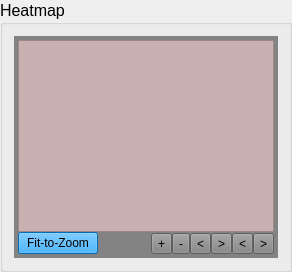
                <widget class="QGroupBox" name="heatmap_data1">
                 <property name="font">
                  <font>
                   <pointsize>12</pointsize>
                   <bold>false</bold>
                  </font>
                 </property>
                 <property name="title">
                  <string>Heatmap</string>
                 </property>
                 <layout class="QGridLayout" name="gridLayout_87">
                  <item row="1" column="0">
                   <widget class="QFrame" name="frame_28">
                    <property name="enabled">
                     <bool>true</bool>
                    </property>
                    <property name="minimumSize">
                     <size>
                      <width>0</width>
                      <height>200</height>
                     </size>
                    </property>
                    <property name="styleSheet">
                     <string notr="true">border-color: rgb(170, 170, 170);
background-color: rgb(131, 131, 131);
</string>
                    </property>
                    <property name="frameShape">
                     <enum>QFrame::NoFrame</enum>
                    </property>
                    <layout class="QGridLayout" name="gridLayout_88">
                     <property name="leftMargin">
                      <number>4</number>
                     </property>
                     <property name="topMargin">
                      <number>4</number>
                     </property>
                     <property name="rightMargin">
                      <number>4</number>
                     </property>
                     <property name="bottomMargin">
                      <number>4</number>
                     </property>
                     <property name="spacing">
                      <number>0</number>
                     </property>
                     <item row="0" column="0" colspan="8">
                      <widget class="QVTKRenderWindowInteractor" name="vtkWidget_data13">
                       <property name="enabled">
                        <bool>true</bool>
                       </property>
                       <property name="styleSheet">
                        <string notr="true">background-color: rgb(200, 177, 176);</string>
                       </property>
                      </widget>
                     </item>
                     <item row="1" column="0" rowspan="2">
                      <widget class="QPushButton" name="fit_to_zoom_data13">
                       <property name="enabled">
                        <bool>true</bool>
                       </property>
                       <property name="styleSheet">
                        <string notr="true">
background-color: rgb(0, 153, 255);</string>
                       </property>
                       <property name="text">
                        <string>Fit-to-Zoom</string>
                       </property>
                       <property name="autoDefault">
                        <bool>false</bool>
                       </property>
                       <property name="default">
                        <bool>false</bool>
                       </property>
                       <property name="flat">
                        <bool>false</bool>
                       </property>
                      </widget>
                     </item>
                     <item row="2" column="7">
                      <layout class="QHBoxLayout" name="horizontalLayout_23">
                       <item>
                        <widget class="QToolButton" name="go_down_data13">
                         <property name="enabled">
                          <bool>true</bool>
                         </property>
                         <property name="text">
                          <string>&lt;</string>
                         </property>
                         <property name="icon">
                          <iconset theme="QIcon::ThemeIcon::GoDown"/>
                         </property>
                        </widget>
                       </item>
                       <item>
                        <widget class="QToolButton" name="go_up_data13">
                         <property name="enabled">
                          <bool>true</bool>
                         </property>
                         <property name="text">
                          <string>&gt;</string>
                         </property>
                         <property name="icon">
                          <iconset theme="QIcon::ThemeIcon::GoUp"/>
                         </property>
                        </widget>
                       </item>
                       <item>
                        <widget class="QToolButton" name="go_left_data13">
                         <property name="enabled">
                          <bool>true</bool>
                         </property>
                         <property name="text">
                          <string>&lt;</string>
                         </property>
                        </widget>
                       </item>
                       <item>
                        <widget class="QToolButton" name="go_right_data13">
                         <property name="enabled">
                          <bool>true</bool>
                         </property>
                         <property name="text">
                          <string>&gt;</string>
                         </property>
                        </widget>
                       </item>
                      </layout>
                     </item>
                     <item row="2" column="6">
                      <layout class="QHBoxLayout" name="horizontalLayout_24">
                       <item>
                        <widget class="QToolButton" name="zoom_in_data13">
                         <property name="enabled">
                          <bool>true</bool>
                         </property>
                         <property name="text">
                          <string>+</string>
                         </property>
                         <property name="iconSize">
                          <size>
                           <width>14</width>
                           <height>16</height>
                          </size>
                         </property>
                        </widget>
                       </item>
                       <item>
                        <widget class="QToolButton" name="zoom_out_data13">
                         <property name="enabled">
                          <bool>true</bool>
                         </property>
                         <property name="text">
                          <string>-</string>
                         </property>
                        </widget>
                       </item>
                      </layout>
                     </item>
                    </layout>
                   </widget>
                  </item>
                 </layout>
                </widget>
